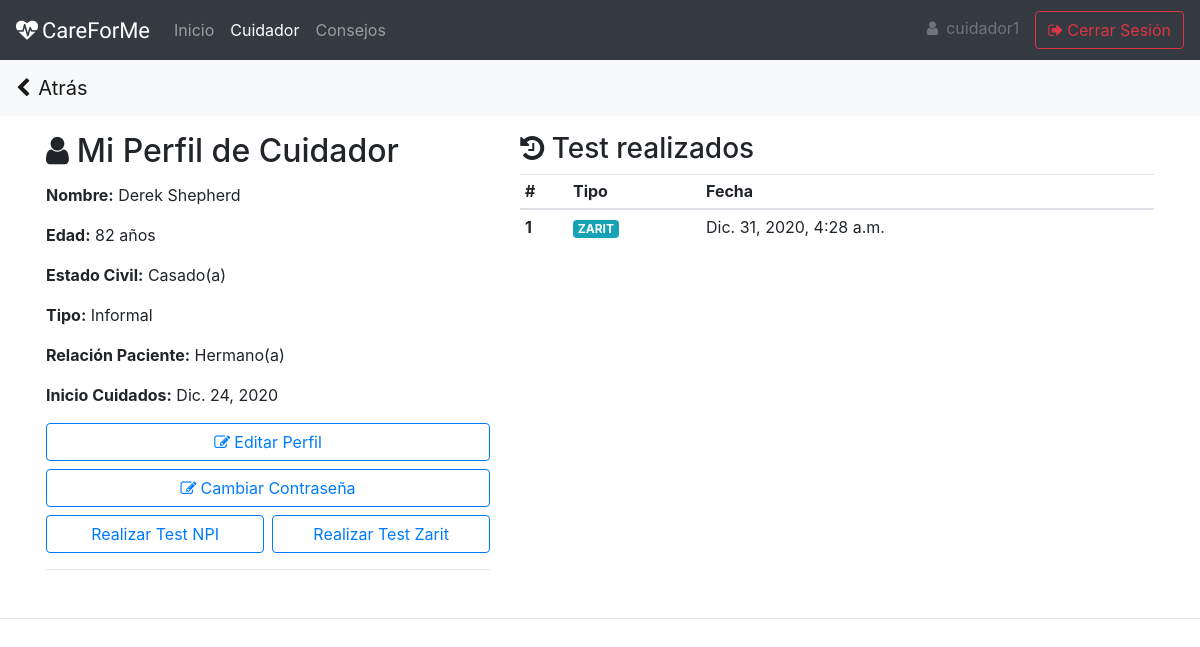
/patient/info/ (signed in), run on an earlier commit of the app's database.
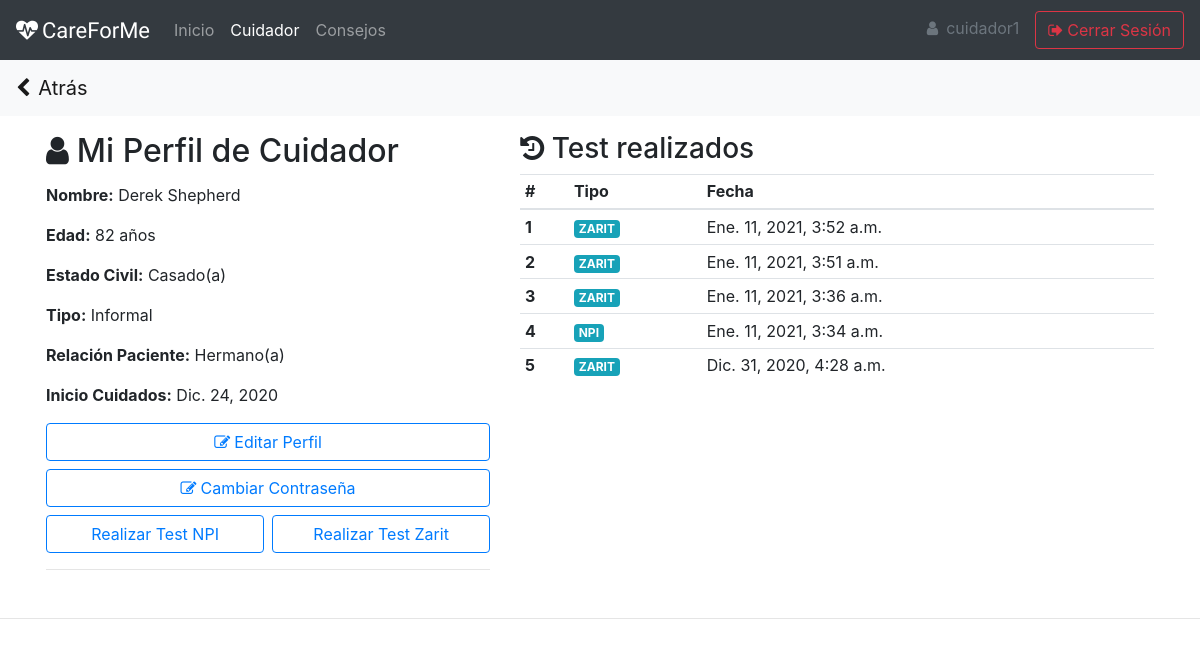
And on a later commit of the database.
### patient/models.py (models this page shows, shortened)
class Test(models.Model):
    cuidador = models.ForeignKey(settings.AUTH_USER_MODEL, default=None, on_delete=models.CASCADE, null=False, blank=False)
    tipo_test = models.ForeignKey(TipoTest, on_delete=models.CASCADE, null=False, blank=False)
    fecha = models.DateTimeField(auto_now_add=True, verbose_name='Fecha de realización')
    class Meta:
        verbose_name = 'Test'
        verbose_name_plural = 'Tests'
        ordering = ['-fecha']

class TipoTest(models.Model):
    nombre = models.CharField(max_length=25, verbose_name="Nombre Test")
    class Meta:
        verbose_name = 'Tipo de Test'
        verbose_name_plural = 'Tipos de Test'
    def __str__(self):
        return self.nombre

### patient/views.py (the view)
# urls.py: path('info/', views.info_cuidador, name='info_cuidador'),
@login_required # info_cuidador requiere que el cuidador esté logeado en el sistema
@user_passes_test(check_cuidador, settings.LOGIN_REDIRECT_URL)
def info_cuidador(request):
    test = Test.objects.filter(cuidador=request.user)
    try:
        cuidador = Cuidador.objects.get(user=request.user)
    except Cuidador.DoesNotExist:
        cuidador = None
    return render(request, 'patient/info_cuidador.html', {'cuidador': cuidador, 'test': test})

### patient/views.py (called while the page is built)
def check_cuidador(request):
    if request.is_cuidador and request.is_authenticated:
        return True
    else:
        return False

### patient/templates/patient/info_cuidador.html (shortened to what this page needs)
{% extends "core/base.html" %}
{% block content %}
<div class="row">
    <div class="col-sm-5">
        <h2><i class="fa fa-user mr-2 mb-2" aria-hidden="true"></i>Mi Perfil de Cuidador</h2>
        {% if not cuidador %}
            <!--<p><b>Edad:</b> {{paciente.edad}}</p>
                <p><b>Estado Civil:</b> {{paciente.estado_civil}}</p>-->
                <h6 align="center">Por favor completa tu perfil de cuidador</h6>
                <a href="{% url 'registrar_perfil_cuidador' %}" class="btn btn-outline-primary btn-block">Completar Perfil</a>
        {% else %}
            <p><b>Nombre:</b> {{user.first_name}} {{user.last_name}}</p>
            <p><b>Edad:</b> {{cuidador.edad}} años</p>
            <p><b>Estado Civil:</b> {{cuidador.estado_civil}}(a)</p>
            <p><b>Tipo:</b> {{cuidador.tipo}}</p>
            <p><b>Relación Paciente:</b> {{cuidador.relacion_paciente}}(a)</p>
            <p><b>Inicio Cuidados:</b> {{cuidador.fecha_cuidado}}</p>
            <div class="row">
                <div class="col-12 mb-2">
                    <a href="{% url 'editar_perfil_cuidador' cuidador.pk %}" class="btn btn-outline-primary btn-block"><i class="fa fa-pencil-square-o pr-1" aria-hidden="true"></i>Editar Perfil</a>
                </div>
                <div class="col-12 mb-2">
                    <a href="{% url 'change-password' %}" class="btn btn-outline-primary btn-block"><i class="fa fa-pencil-square-o pr-1" aria-hidden="true"></i>Cambiar Contraseña</a>
                </div>
                <div class="col-6 pr-1">
                    <a href="{% url 'test_npi' %}" class="btn btn-outline-primary btn-block">Realizar Test NPI</a>
                </div>
                <div class="col-6 pl-1">
                    <a href="{% url 'test_zarit' %}" class="btn btn-outline-primary btn-block">Realizar Test Zarit</a>
                </div>
            </div>
        {% endif %}
            <hr>
    </div>
    {% if cuidador %}
    <div class="col-sm-7 mx-auto">
        <h3><i class="fa fa-history" aria-hidden="true"></i> Test realizados</h3>
        <table id="tablaTest" class="table table-sm">
            <thead>
            <tr>
                <th scope="col">#</th>
                <th scope="col">Tipo</th>
                <th scope="col">Fecha</th>
            </tr>
            </thead>
            <tbody>
                {% for t in test %}
                <tr>
                    <th scope="row">{{forloop.counter}}</th>
                    <td><span class="badge badge-info">{{t.tipo_test}}</span></td>
                    <td>{{t.fecha}}</td>
                </tr>
                {% endfor %}
            </tbody>
        </table>
    </div>
    {% endif %}
</div>
{% endblock  %}

What changed in the data, as far as the page shows it:
added Test: tipo_test "ZARIT", fecha "Ene. 11, 2021, 3:52 a.m."
added Test: tipo_test "ZARIT", fecha "Ene. 11, 2021, 3:51 a.m."
added Test: tipo_test "ZARIT", fecha "Ene. 11, 2021, 3:36 a.m."
added Test: tipo_test "NPI", fecha "Ene. 11, 2021, 3:34 a.m."
